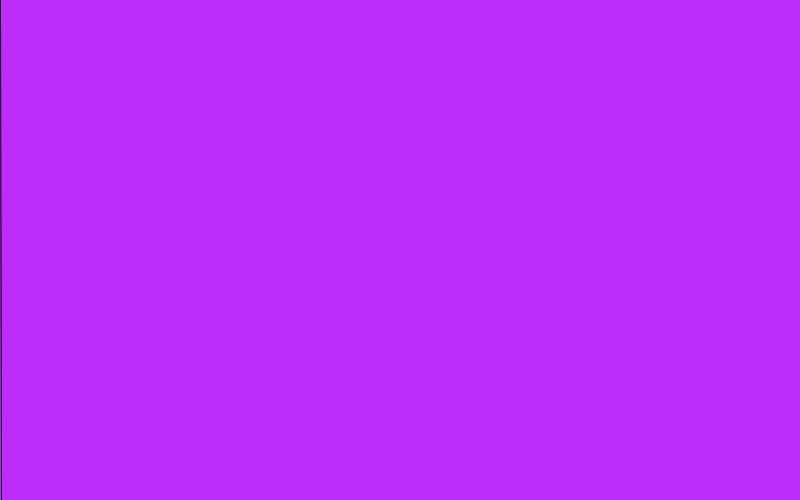
Frame 1 (no input)
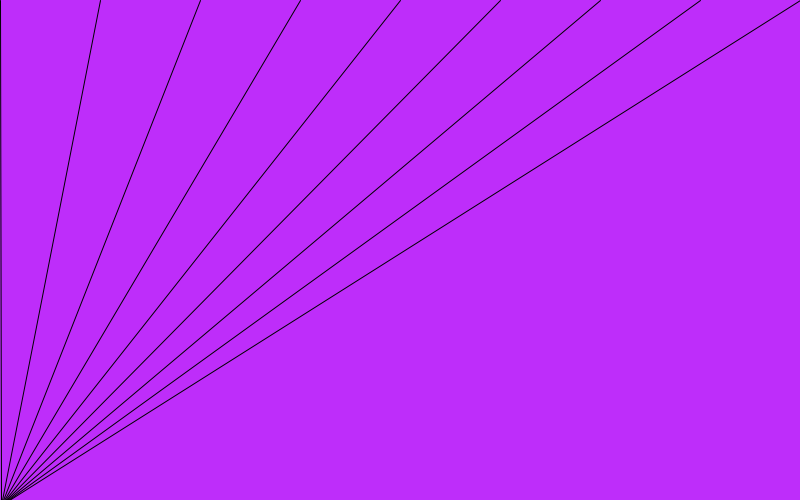
Frame 60 (the mouse pressed at the canvas centre just before this capture)
Frame 120 (the mouse held since frame 60 and released just before this capture): identical to frame 60, image omitted

The Processing sketch that drew these frames (run headless with seeded random() and noise(); from frame 60 on, the mouse is pressed at the canvas centre):

// Processing sketch: stripes_1
// ── stripes_1.pde
int x=0;
int step=1;

void setup() {
size (800,500);
background(190,45,250);
}

void draw() {
    
  if (x<=width){
   line(x,0,step,height);
    x+=100;
    step++;
  }
}
